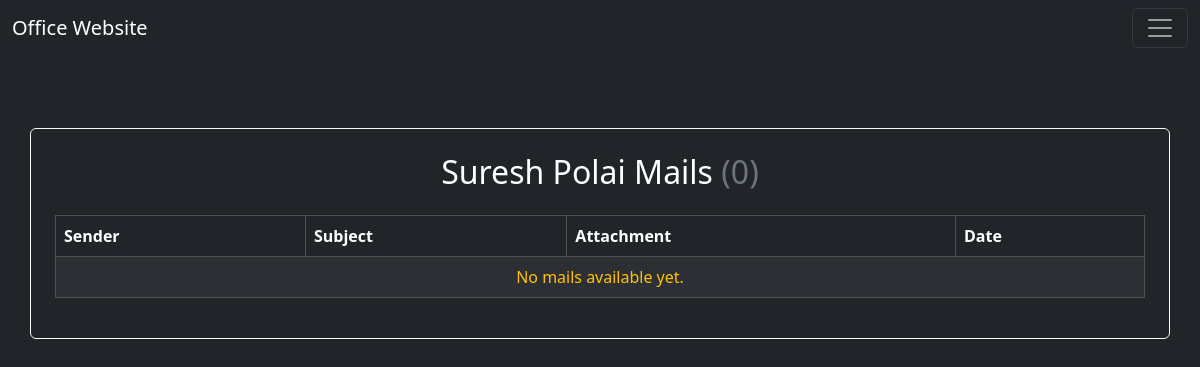
Page /mail/ (signed in) on the earlier database version.
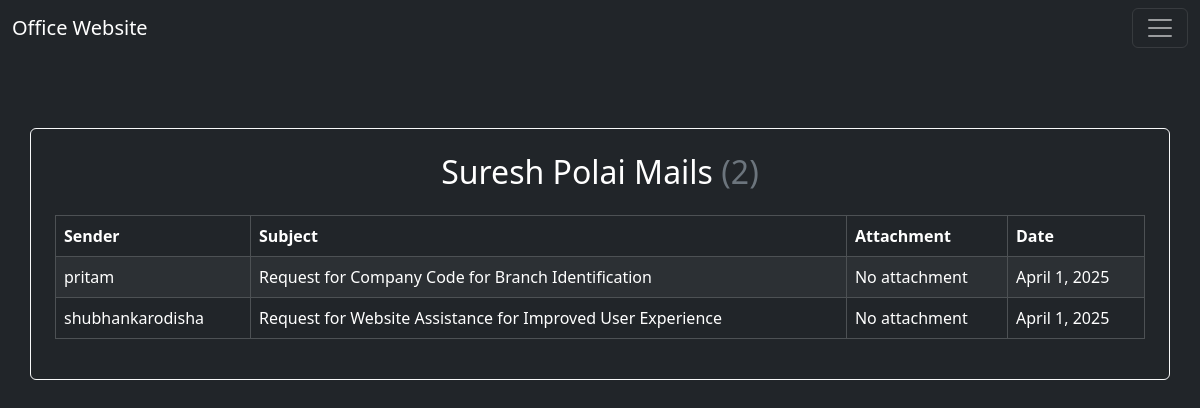
Same page on the later database version.
### home/models.py (models this page shows, shortened)
class Mail(models.Model):
    names = models.ForeignKey(User, on_delete=models.CASCADE)
    user_name = models.CharField(max_length=500)
    subject = models.CharField(max_length=1000)
    text = models.CharField(max_length=5000)
    files = models.FileField(upload_to='pdf/', blank=True, null=True)
    text_time = models.DateField(default=timezone.now)

### home/views.py (the view)
# urls.py: path('mail/', views.mailPageFunction, name='mail'),
def mailPageFunction(request):
    user_data = User.objects.get(username = request.user.username)
    mails = Mail.objects.filter(names = request.user.id)
    count_mail = mails.count()
    first = user_data.first_name + ' ' + user_data.last_name
    context = {
        'check' : 1,
        'u_name' : first,
        'mail' : mails,
        'ct_mail' : count_mail,
    }
    return render(request, 'mail.html', context)

### templates/mail.html
{% extends 'base.html' %}
{% block body %}
<div class="container mt-5 border border-light rounded p-4 bg-dark text-white" style="position: relative; top: 10vh;">
    <h2 class="text-center mb-4">{{ u_name }} Mails <span class="text-secondary">({{ ct_mail }})</span></h2>
    <table class="table table-bordered table-striped table-dark">
        <thead class="thead-light">
            <tr>
                {% if check == 1 %}
                    <th>Sender</th>
                {% elif check == 2 %}
                    <th>Reciver</th>
                {% endif %}
                <th>Subject</th>
                <th>Attachment</th>
                <th>Date</th>
            </tr>
        </thead>
        <tbody>
            {% if mail %}
                {% for i in mail %}
                    <tr>
                        {% if check == 1 %}
                            <td>{{ i.user_name }}</td>
                        {% elif check == 2 %}
                            <td>{{ i.names }}</td>
                        {% endif %}
                        <td>{{ i.subject }}</td>
                        <td>
                            {% if i.files %}
                                <a href="/media/{{ i.files }}" target="_blank" class="text-warning text-decoration-none ">Download PDF</a>
                            {% else %}
                                No attachment
                            {% endif %}
                        </td>
                        <td>{{ i.text_time }}</td>
                    </tr>
                {% endfor %}
            {% else %}
                <tr>
                    <td colspan="4" class="text-center text-warning">No mails available yet.</td>
                </tr>
            {% endif %}
        </tbody>
    </table>
</div>
{% endblock %}

### templates/base.html (shortened to what this page needs)
<!DOCTYPE html>
<html lang="en">
<head>
    <link href="https://cdn.jsdelivr.net/npm/bootstrap@5.3.3/dist/css/bootstrap.min.css" rel="stylesheet">
</head>
<body class="bg-dark">
    {% include 'navbar.html' %}
      {% block body %}
      {% endblock %}
</body>
</html>

### templates/navbar.html (shortened to what this page needs)
<nav class="navbar navbar-dark bg-dark fixed-top">
    <div class="container-fluid">
      <a class="navbar-brand" href="{% url 'home' %}">Office Website</a>
      <button class="navbar-toggler" type="button" data-bs-toggle="offcanvas" data-bs-target="#offcanvasDarkNavbar" aria-controls="offcanvasDarkNavbar" aria-label="Toggle navigation">
        <span class="navbar-toggler-icon"></span>
      </button>
    </div>
  </nav>

Differences in the rows shown:
added Mail: user_name "pritam", subject "Request for Company Code for Branch Identification", files "No attachment", text_time "April 1, 2025"
added Mail: user_name "shubhankarodisha", subject "Request for Website Assistance for Improved User Experience", files "No attachment", text_time "April 1, 2025"
Other differences:
{{ ct_mail }}: "0" → "2"
text no longer shown: "No mails available yet."
